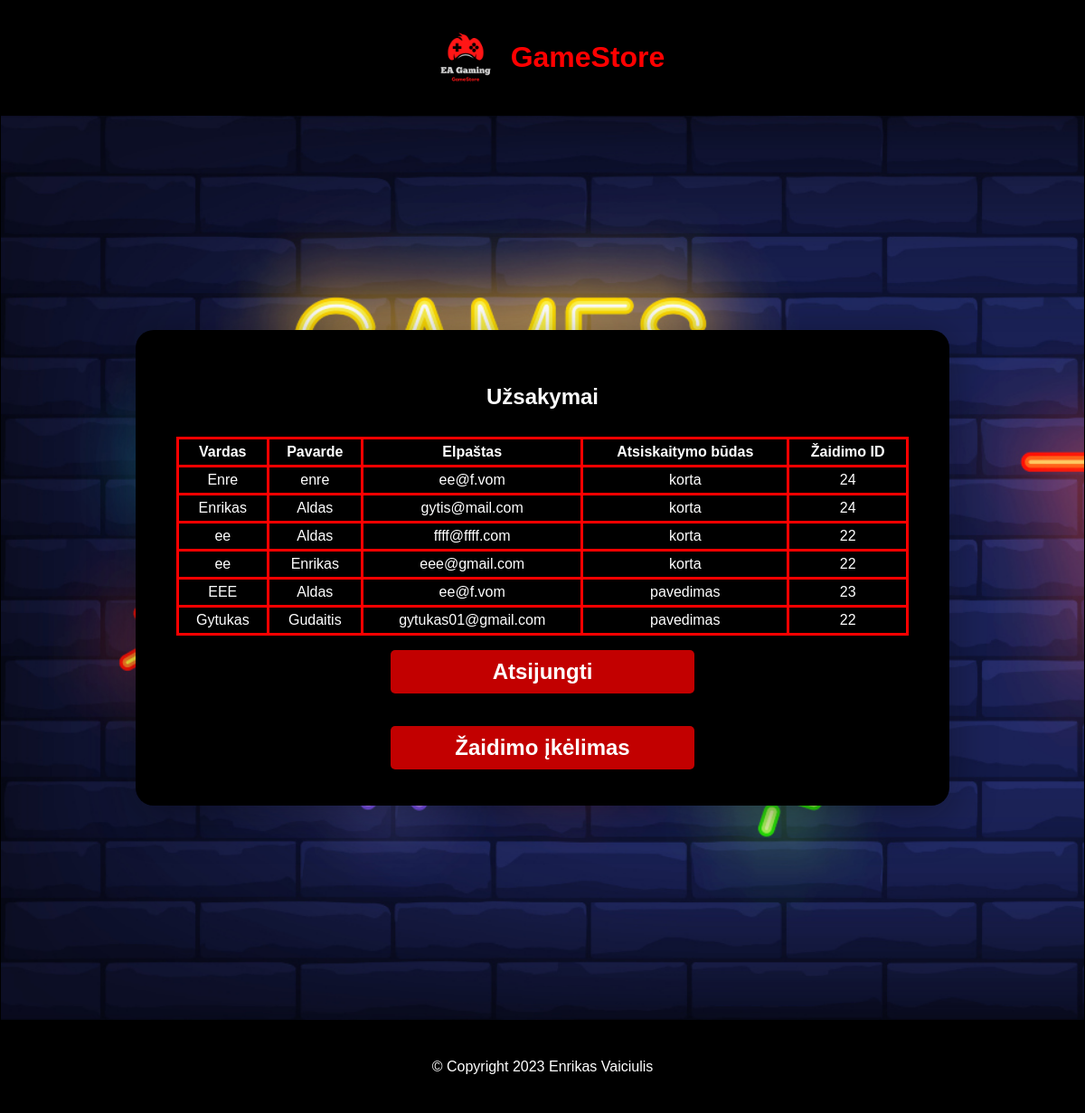
The app's page /admin2.php (signed in) with its own data.
### tables this page shows
CREATE TABLE `uzsakymai` (
  `id` int(100) NOT NULL,
  `vardas` varchar(100) NOT NULL,
  `pavarde` varchar(100) NOT NULL,
  `el_pastas` varchar(200) NOT NULL,
  `atsiskaitymo_budas` varchar(20) NOT NULL,
  `idz` int(100) NOT NULL
);

### admin2.php (the view, shortened to what this page needs)
<!DOCTYPE html>
<html lang="lt">
<head>
    <link rel="stylesheet" href="Styles/admin2.css">
</head>
<body>
    <header>
        <div class="pavadinimas">
            <img src="IMG/logo.png" alt="logo">
            <a href="admin.php"><h1>GameStore</h1></a>
        </div>
    </header>
    <main>
        <?php
        if (isset($_SESSION['OK'])) {
        ?>
        <div class="login">
        <h2>Užsakymai</h2>
        <table>
        <tr>
            <th>Vardas</th>
            <th>Pavarde</th>
            <th>Elpaštas</th>
            <th>Atsiskaitymo būdas</th>
            <th>Žaidimo ID</th>
        </tr>
        <?php
            $duombaze = mysqli_connect("localhost","root","");
            mysqli_select_db($duombaze, 'duombaze');
            $selektas = "SELECT * FROM `uzsakymai`";
            $result = mysqli_query($duombaze,$selektas);
            if($result){
                while($row = mysqli_fetch_assoc($result)){
                    echo '<tr>';
                    echo '<td>'.$row['vardas'].'</td>';
                    echo '<td>'.$row['pavarde'].'</td>';
                    echo '<td>'.$row['el_pastas'].'</td>';
                    echo '<td>'.$row['atsiskaitymo_budas'].'</td>';
                    echo '<td>'.$row['idz'].'</td>';
                    echo '</tr>';
                }
            }
        ?>
        </table>
        <?php
            echo'<form action="admin.php" method="post">';
            echo'   <input type="submit" value="Atsijungti" name="logout">';
            echo'</form>';
            echo'<form action="admin.php" method="post">';
            echo'   <input type="submit" value="Žaidimo įkėlimas" name="upl">';
            echo'</form>';
            echo'</div> ';
    }?>
    </main>
    <footer>
    <p class="copy">&copy; Copyright <?php echo date("Y") ?> Enrikas Vaiciulis</p>
    </footer>
</body>
</html>

### Styles/admin2.css (style rules this page uses)
* { margin: 0; padding: 0; font-family: Verdana, sans-serif; }
header, main, footer { border: 1px solid black; }
header { display: flex; background-color: black; height: 125px; }
.pavadinimas { height: 100%; width:100%; flex-grow: 0; text-align: center; color: red; display: flex; justify-content: center; align-items: center; }
.pavadinimas img { width: 100px; }
a { color: inherit; text-decoration: none; }
main { display: flex; background-image: url("15457.jpg"); background-size: cover; min-height: 1000px; justify-content: center; align-items: center; gap: 30px; }
footer { background-color: black; color: white; height: 100px; text-align: center; display: flex; justify-content: center; align-items: center; }
.login { width: 900px; min-height: 500px; height: auto; background-color: white; box-shadow: 0 10px 50px rgba(7, 7, 7, 0.4); background-color: black; color: white; border-radius: 20px; text-align: center; margin-top: 30px; margin-bottom: 30px; margin-right: 30px; margin-left: 30px; }
.login h2 { padding-top: 60px; padding-bottom: 30px; }
table, th,td { border:3px solid red; padding: 5px; }
table { width: 90%; margin: 0 auto; border-collapse: collapse; }
body { background:rgb(30,30,40); }
form { width:420px; margin:20px auto; }
[type="submit"] { font-family: 'Montserrat', Arial, Helvetica, sans-serif; width: 80%; background:#ff0000c2; border-radius:5px; border:0; cursor:pointer; color:white; font-size:24px; padding-top:10px; padding-bottom:10px; margin: 20px; transition: all 0.3s; margin-top:-4px; font-weight:700; }

### records on screen
uzsakymai: vardas "Enre", pavarde "enre", el_pastas "ee@f.vom", atsiskaitymo_budas "korta", idz "24"
uzsakymai: vardas "Enrikas", pavarde "Aldas", el_pastas "gytis@mail.com", atsiskaitymo_budas "korta", idz "24"
uzsakymai: vardas "ee", pavarde "Aldas", el_pastas "ffff@ffff.com", atsiskaitymo_budas "korta", idz "22"
uzsakymai: vardas "ee", pavarde "Enrikas", el_pastas "eee@gmail.com", atsiskaitymo_budas "korta", idz "22"
uzsakymai: vardas "EEE", pavarde "Aldas", el_pastas "ee@f.vom", atsiskaitymo_budas "pavedimas", idz "23"
uzsakymai: vardas "Gytukas", pavarde "Gudaitis", el_pastas "gytukas01@gmail.com", atsiskaitymo_budas "pavedimas", idz "22"
